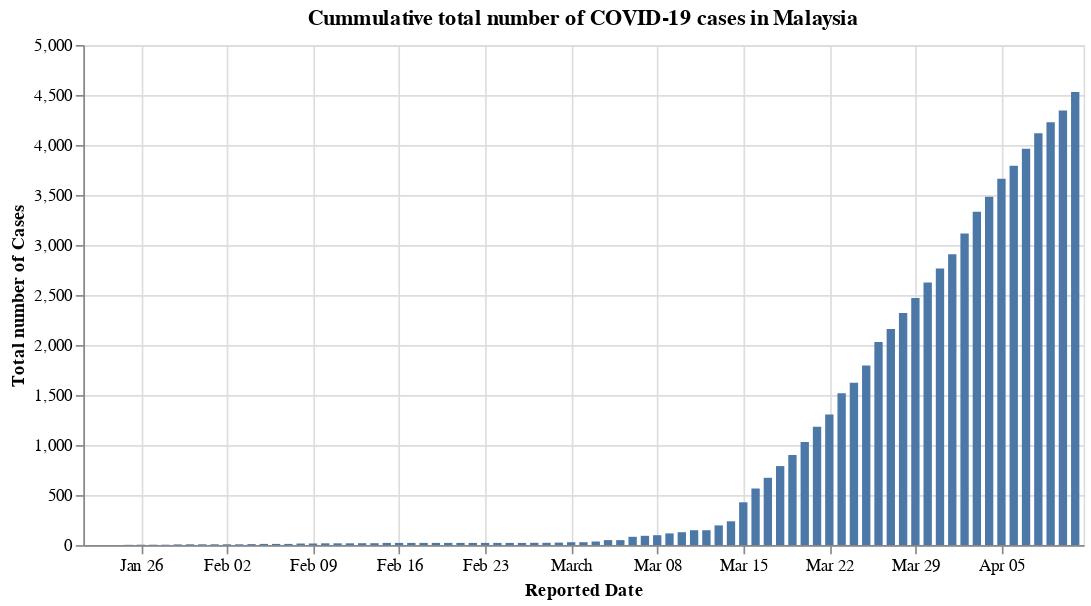

Notebook source saved alongside this figure:
### Code cell
#hide_input
alt.Chart(df_confirmed_my).mark_bar().encode(
    x='Reported Date:T',
    y='Total number of Cases:Q',
    tooltip=list(df_confirmed_my)
).properties(
    width=600,
    title='Cummulative total number of COVID-19 cases in Malaysia'
)

### Figure 1 — Vega-Lite specification as saved in the notebook (floating-point values rounded to 4 significant figures)
{"config": {"view": {"continuousWidth": 400, "continuousHeight": 300}}, "data": {"name": "data-f9e7a9690d8944bc23e2dfed73b9a544"}, "mark": "bar", "encoding": {"tooltip": [{"type": "temporal", "field": "Reported Date"}, {"type": "quantitative", "field": "Total number of Cases"}], "x": {"type": "temporal", "field": "Reported Date"}, "y": {"type": "quantitative", "field": "Total number of Cases"}}, "title": "Cummulative total number of COVID-19 cases in Malaysia", "width": 600, "$schema": "https://vega.github.io/schema/vega-lite/v4.8.1.json", "datasets": {"data-f9e7a9690d8944bc23e2dfed73b9a544": [{"Reported Date": "2020-01-22T00:00:00", "Total number of Cases": 0}, {"Reported Date": "2020-01-23T00:00:00", "Total number of Cases": 0}, {"Reported Date": "2020-01-24T00:00:00", "Total number of Cases": 0}, {"Reported Date": "2020-01-25T00:00:00", "Total number of Cases": 3}, {"Reported Date": "2020-01-26T00:00:00", "Total number of Cases": 4}, {"Reported Date": "2020-01-27T00:00:00", "Total number of Cases": 4}, {"Reported Date": "2020-01-28T00:00:00", "Total number of Cases": 4}, {"Reported Date": "2020-01-29T00:00:00", "Total number of Cases": 7}, {"Reported Date": "2020-01-30T00:00:00", "Total number of Cases": 8}, {"Reported Date": "2020-01-31T00:00:00", "Total number of Cases": 8}, {"Reported Date": "2020-02-01T00:00:00", "Total number of Cases": 8}, {"Reported Date": "2020-02-02T00:00:00", "Total number of Cases": 8}, {"Reported Date": "2020-02-03T00:00:00", "Total number of Cases": 8}, {"Reported Date": "2020-02-04T00:00:00", "Total number of Cases": 10}, {"Reported Date": "2020-02-05T00:00:00", "Total number of Cases": 12}, {"Reported Date": "2020-02-06T00:00:00", "Total number of Cases": 12}, {"Reported Date": "2020-02-07T00:00:00", "Total number of Cases": 12}, {"Reported Date": "2020-02-08T00:00:00", "Total number of Cases": 16}, {"Reported Date": "2020-02-09T00:00:00", "Total number of Cases": 16}, {"Reported Date": "2020-02-10T00:00:00", "Total number of Cases": 18}, {"Reported Date": "2020-02-11T00:00:00", "Total number of Cases": 18}, {"Reported Date": "2020-02-12T00:00:00", "Total number of Cases": 18}, {"Reported Date": "2020-02-13T00:00:00", "Total number of Cases": 19}, {"Reported Date": "2020-02-14T00:00:00", "Total number of Cases": 19}, {"Reported Date": "2020-02-15T00:00:00", "Total number of Cases": 22}, {"Reported Date": "2020-02-16T00:00:00", "Total number of Cases": 22}, {"Reported Date": "2020-02-17T00:00:00", "Total number of Cases": 22}, {"Reported Date": "2020-02-18T00:00:00", "Total number of Cases": 22}, {"Reported Date": "2020-02-19T00:00:00", "Total number of Cases": 22}, {"Reported Date": "2020-02-20T00:00:00", "Total number of Cases": 22}, {"Reported Date": "2020-02-21T00:00:00", "Total number of Cases": 22}, {"Reported Date": "2020-02-22T00:00:00", "Total number of Cases": 22}, {"Reported Date": "2020-02-23T00:00:00", "Total number of Cases": 22}, {"Reported Date": "2020-02-24T00:00:00", "Total number of Cases": 22}, {"Reported Date": "2020-02-25T00:00:00", "Total number of Cases": 22}, {"Reported Date": "2020-02-26T00:00:00", "Total number of Cases": 22}, {"Reported Date": "2020-02-27T00:00:00", "Total number of Cases": 23}, {"Reported Date": "2020-02-28T00:00:00", "Total number of Cases": 23}, {"Reported Date": "2020-02-29T00:00:00", "Total number of Cases": 25}, {"Reported Date": "2020-03-01T00:00:00", "Total number of Cases": 29}, {"Reported Date": "2020-03-02T00:00:00", "Total number of Cases": 29}, {"Reported Date": "2020-03-03T00:00:00", "Total number of Cases": 36}, {"Reported Date": "2020-03-04T00:00:00", "Total number of Cases": 50}, {"Reported Date": "2020-03-05T00:00:00", "Total number of Cases": 50}, {"Reported Date": "2020-03-06T00:00:00", "Total number of Cases": 83}, {"Reported Date": "2020-03-07T00:00:00", "Total number of Cases": 93}, {"Reported Date": "2020-03-08T00:00:00", "Total number of Cases": 99}, {"Reported Date": "2020-03-09T00:00:00", "Total number of Cases": 117}, {"Reported Date": "2020-03-10T00:00:00", "Total number of Cases": 129}, {"Reported Date": "2020-03-11T00:00:00", "Total number of Cases": 149}, {"Reported Date": "2020-03-12T00:00:00", "Total number of Cases": 149}, {"Reported Date": "2020-03-13T00:00:00", "Total number of Cases": 197}, {"Reported Date": "2020-03-14T00:00:00", "Total number of Cases": 238}, {"Reported Date": "2020-03-15T00:00:00", "Total number of Cases": 428}, {"Reported Date": "2020-03-16T00:00:00", "Total number of Cases": 566}, {"Reported Date": "2020-03-17T00:00:00", "Total number of Cases": 673}, {"Reported Date": "2020-03-18T00:00:00", "Total number of Cases": 790}, {"Reported Date": "2020-03-19T00:00:00", "Total number of Cases": 900}, {"Reported Date": "2020-03-20T00:00:00", "Total number of Cases": 1030}, {"Reported Date": "2020-03-21T00:00:00", "Total number of Cases": 1183}, {"Reported Date": "2020-03-22T00:00:00", "Total number of Cases": 1306}, {"Reported Date": "2020-03-23T00:00:00", "Total number of Cases": 1518}, {"Reported Date": "2020-03-24T00:00:00", "Total number of Cases": 1624}, {"Reported Date": "2020-03-25T00:00:00", "Total number of Cases": 1796}, {"Reported Date": "2020-03-26T00:00:00", "Total number of Cases": 2031}, {"Reported Date": "2020-03-27T00:00:00", "Total number of Cases": 2161}, {"Reported Date": "2020-03-28T00:00:00", "Total number of Cases": 2320}, {"Reported Date": "2020-03-29T00:00:00", "Total number of Cases": 2470}, {"Reported Date": "2020-03-30T00:00:00", "Total number of Cases": 2626}, {"Reported Date": "2020-03-31T00:00:00", "Total number of Cases": 2766}, {"Reported Date": "2020-04-01T00:00:00", "Total number of Cases": 2908}, {"Reported Date": "2020-04-02T00:00:00", "Total number of Cases": 3116}, {"Reported Date": "2020-04-03T00:00:00", "Total number of Cases": 3333}, {"Reported Date": "2020-04-04T00:00:00", "Total number of Cases": 3483}, {"Reported Date": "2020-04-05T00:00:00", "Total number of Cases": 3662}, {"Reported Date": "2020-04-06T00:00:00", "Total number of Cases": 3793}, {"Reported Date": "2020-04-07T00:00:00", "Total number of Cases": 3963}, {"Reported Date": "2020-04-08T00:00:00", "Total number of Cases": 4119}, {"Reported Date": "2020-04-09T00:00:00", "Total number of Cases": 4228}, {"Reported Date": "2020-04-10T00:00:00", "Total number of Cases": 4346}, {"Reported Date": "2020-04-11T00:00:00", "Total number of Cases": 4530}]}}
